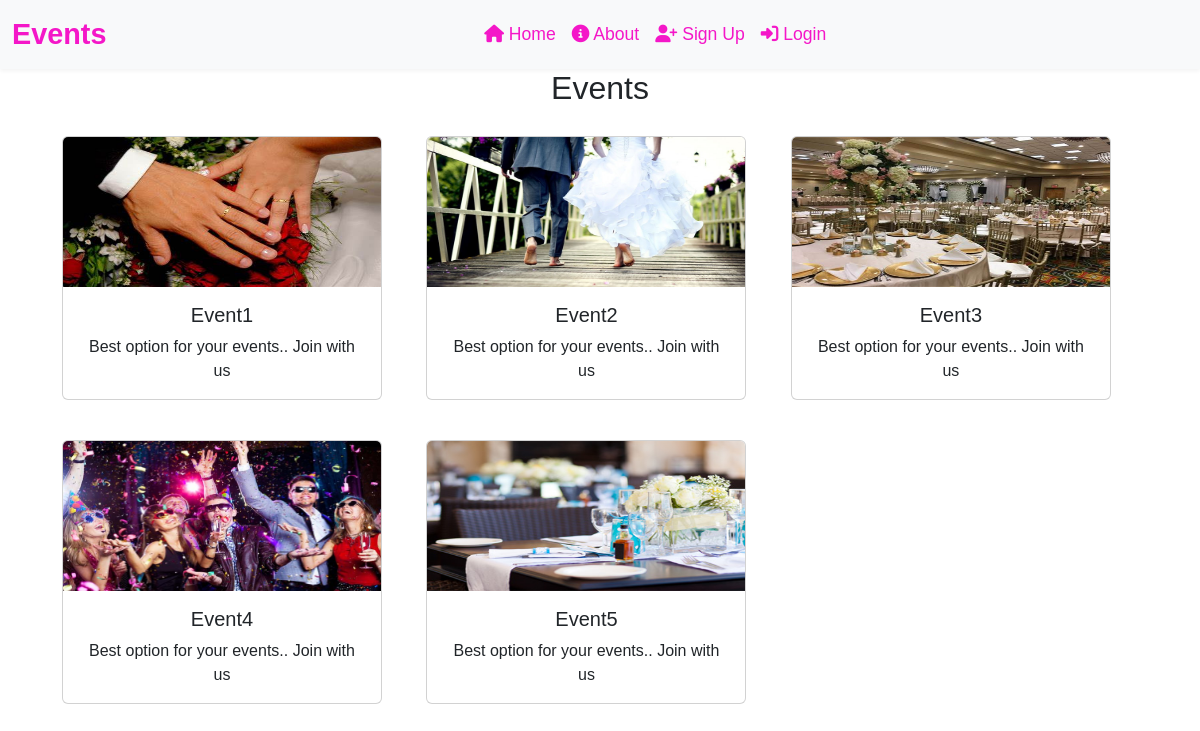
Screenshot of /events/ with the database file from the repository.
### eventapp/models.py (models this page shows, shortened)
class Event(models.Model):
    img=models.ImageField(upload_to="pic")
    name=models.CharField(max_length=50)
    desc=models.CharField(max_length=50)

### eventapp/views.py (the view)
# urls.py: path('events/',views.events,name='events'),
def events(request):
    dict_eve = {"eve": Event.objects.all()}
    return render(request, "events.html", dict_eve)

### template/events.html (shortened to what this page needs)
{% extends 'base.html' %}
{% load static %}
        {%block content%}
<h2 class="text-center">Events</h2>
<div class="container">
         {% for i  in eve %}
        <div class="card text-center" style="width: 20rem; display:inline-block;margin: 20px;">
                <img src="{{i.img.url}}" class="card-img-top" alt="..." height="150px" width="200px">
                <div class="card-body">
                  <h5 class="card-title">{{i.name}}</h5>
                  <p class="card-text">{{i.desc}}</p>
                </div>
              </div>
              {% endfor %}
</div>
{% endblock %}

### template/base.html (shortened to what this page needs)
{% load static %}
<!DOCTYPE html>
<html lang="en">
<head>
    <link href="https://cdn.jsdelivr.net/npm/bootstrap@5.2.3/dist/css/bootstrap.min.css" rel="stylesheet">
    <link href="https://cdnjs.cloudflare.com/ajax/libs/font-awesome/6.4.0/css/all.min.css" rel="stylesheet">
</head>
<body>
    <nav class="navbar navbar-expand-lg navbar-light">
        <div class="container-fluid">
            <a class="navbar-brand" href="#">Events</a>
            <div class="collapse navbar-collapse" id="navbarNav">
                <ul class="navbar-nav mx-auto">
                    <li class="nav-item">
                        <a class="nav-link" href="{% url 'index' %}">
                            <i class="fas fa-home"></i> Home
                        </a>
                    </li>
                    <li class="nav-item">
                        <a class="nav-link" href="{% url 'about' %}">
                            <i class="fas fa-info-circle"></i> About
                        </a>
                    </li>
                    {% if user.is_authenticated %}
                        <li class="nav-item">
                            <a class="nav-link" href="{% url 'events' %}">
                                <i class="fas fa-calendar"></i> Events
                            </a>
                        </li>
                        <li class="nav-item">
                            <a class="nav-link" href="{% url 'booking' %}">
                                <i class="fas fa-ticket-alt"></i> Booking
                            </a>
                        </li>
                        <li class="nav-item">
                            <a class="nav-link" href="{% url 'contact' %}">
                                <i class="fas fa-envelope"></i> Contact
                            </a>
                        </li>
                        <li class="nav-item">
                            <a class="nav-link" href="{% url 'logout' %}">
                                <i class="fas fa-sign-out-alt"></i> Logout
                            </a>
                        </li>
                    {% else %}
                        <li class="nav-item">
                            <a class="nav-link" href="{% url 'register' %}">
                                <i class="fas fa-user-plus"></i> Sign Up
                            </a>
                        </li>
                        <li class="nav-item">
                            <a class="nav-link" href="{% url 'login' %}">
                                <i class="fas fa-sign-in-alt"></i> Login
                            </a>
                        </li>
                    {% endif %}
                </ul>
            </div>
        </div>
    </nav>
    {% block content %}
    {% endblock %}
</body>
</html>

### template/base.html (style rules this page uses)
:root { --primary-color: rgb(244, 23, 200); --hover-color: rgb(220, 20, 180); }
body { font-family: 'Arial', sans-serif; }
.navbar { background-color: #f8f9fa; box-shadow: 0 2px 4px rgba(0,0,0,0.05); }
.navbar-brand { color: var(--primary-color); font-size: 1.8rem; font-family: 'Impact', 'Haettenschweiler', 'Arial Narrow Bold', sans-serif; font-weight: bold; }
.nav-link { color: var(--primary-color) !important; font-size: 1.1rem; transition: all 0.3s ease; }

### rows the page displays
Event: img (picture), name "Event1", desc "Best option for your events.. Join with us"
Event: img (picture), name "Event2", desc "Best option for your events.. Join with us"
Event: img (picture), name "Event3", desc "Best option for your events.. Join with us"
Event: img (picture), name "Event4", desc "Best option for your events.. Join with us"
Event: img (picture), name "Event5", desc "Best option for your events.. Join with us"
